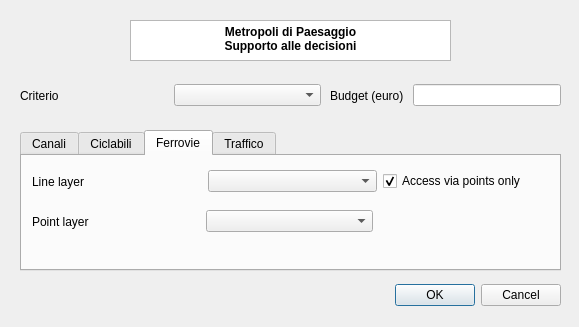
<?xml version="1.0" encoding="UTF-8"?>
<ui version="4.0">
 <class>UrbanOptiPluginDialogBase</class>
 <widget class="QDialog" name="UrbanOptiPluginDialogBase">
  <property name="geometry">
   <rect>
    <x>0</x>
    <y>0</y>
    <width>579</width>
    <height>327</height>
   </rect>
  </property>
  <property name="windowTitle">
   <string>Urban Optimizer</string>
  </property>
  <widget class="QDialogButtonBox" name="button_box">
   <property name="geometry">
    <rect>
     <x>380</x>
     <y>280</y>
     <width>181</width>
     <height>31</height>
    </rect>
   </property>
   <property name="orientation">
    <enum>Qt::Horizontal</enum>
   </property>
   <property name="standardButtons">
    <set>QDialogButtonBox::Cancel|QDialogButtonBox::Ok</set>
   </property>
  </widget>
  <widget class="QTextBrowser" name="title">
   <property name="geometry">
    <rect>
     <x>130</x>
     <y>20</y>
     <width>321</width>
     <height>41</height>
    </rect>
   </property>
   <property name="html">
    <string>&lt;!DOCTYPE HTML PUBLIC &quot;-//W3C//DTD HTML 4.0//EN&quot; &quot;http://www.w3.org/TR/REC-html40/strict.dtd&quot;&gt;
&lt;html&gt;&lt;head&gt;&lt;meta name=&quot;qrichtext&quot; content=&quot;1&quot; /&gt;&lt;style type=&quot;text/css&quot;&gt;
p, li { white-space: pre-wrap; }
&lt;/style&gt;&lt;/head&gt;&lt;body style=&quot; font-family:'Sans'; font-size:9pt; font-weight:400; font-style:normal;&quot;&gt;
&lt;p align=&quot;center&quot; style=&quot; margin-top:0px; margin-bottom:0px; margin-left:0px; margin-right:0px; -qt-block-indent:0; text-indent:0px;&quot;&gt;&lt;span style=&quot; font-family:'Sans Serif'; font-weight:600;&quot;&gt;Metropoli di Paesaggio&lt;/span&gt;&lt;/p&gt;
&lt;p align=&quot;center&quot; style=&quot; margin-top:0px; margin-bottom:0px; margin-left:0px; margin-right:0px; -qt-block-indent:0; text-indent:0px;&quot;&gt;&lt;span style=&quot; font-family:'Sans Serif'; font-weight:600;&quot;&gt;Supporto alle decisioni&lt;/span&gt;&lt;/p&gt;&lt;/body&gt;&lt;/html&gt;</string>
   </property>
  </widget>
  <widget class="QWidget" name="horizontalLayoutWidget_6">
   <property name="geometry">
    <rect>
     <x>20</x>
     <y>80</y>
     <width>301</width>
     <height>31</height>
    </rect>
   </property>
   <layout class="QHBoxLayout" name="criterioBox">
    <item>
     <widget class="QLabel" name="criterioText">
      <property name="text">
       <string>Criterio</string>
      </property>
     </widget>
    </item>
    <item>
     <widget class="QComboBox" name="criterio"/>
    </item>
   </layout>
  </widget>
  <widget class="QWidget" name="horizontalLayoutWidget_7">
   <property name="geometry">
    <rect>
     <x>330</x>
     <y>80</y>
     <width>231</width>
     <height>31</height>
    </rect>
   </property>
   <layout class="QHBoxLayout" name="budgetBox">
    <item>
     <widget class="QLabel" name="budgetText">
      <property name="enabled">
       <bool>true</bool>
      </property>
      <property name="text">
       <string>Budget (euro) </string>
      </property>
     </widget>
    </item>
    <item>
     <widget class="QLineEdit" name="budget">
      <property name="inputMethodHints">
       <set>Qt::ImhDigitsOnly</set>
      </property>
     </widget>
    </item>
   </layout>
  </widget>
  <widget class="QTabWidget" name="Layers">
   <property name="enabled">
    <bool>true</bool>
   </property>
   <property name="geometry">
    <rect>
     <x>20</x>
     <y>130</y>
     <width>541</width>
     <height>141</height>
    </rect>
   </property>
   <property name="currentIndex">
    <number>2</number>
   </property>
   <widget class="QWidget" name="Canali">
    <attribute name="title">
     <string>Canali</string>
    </attribute>
    <widget class="QWidget" name="horizontalLayoutWidget_8">
     <property name="geometry">
      <rect>
       <x>10</x>
       <y>10</y>
       <width>521</width>
       <height>31</height>
      </rect>
     </property>
     <layout class="QHBoxLayout" name="canalLine">
      <item>
       <widget class="QLabel" name="canalLineText">
        <property name="text">
         <string>Line layer</string>
        </property>
       </widget>
      </item>
      <item>
       <widget class="QComboBox" name="canalLineLayer"/>
      </item>
      <item>
       <widget class="QCheckBox" name="canalAccess">
        <property name="text">
         <string>Access via points only</string>
        </property>
        <property name="checked">
         <bool>true</bool>
        </property>
       </widget>
      </item>
     </layout>
    </widget>
    <widget class="QWidget" name="horizontalLayoutWidget_9">
     <property name="geometry">
      <rect>
       <x>10</x>
       <y>50</y>
       <width>341</width>
       <height>31</height>
      </rect>
     </property>
     <layout class="QHBoxLayout" name="canalPoint">
      <item>
       <widget class="QLabel" name="canalPointText">
        <property name="text">
         <string>Point layer</string>
        </property>
       </widget>
      </item>
      <item>
       <widget class="QComboBox" name="canalPointLayer"/>
      </item>
     </layout>
    </widget>
   </widget>
   <widget class="QWidget" name="Ciclabili">
    <attribute name="title">
     <string>Ciclabili</string>
    </attribute>
    <widget class="QWidget" name="horizontalLayoutWidget_10">
     <property name="geometry">
      <rect>
       <x>10</x>
       <y>50</y>
       <width>341</width>
       <height>31</height>
      </rect>
     </property>
     <layout class="QHBoxLayout" name="trailPoint">
      <item>
       <widget class="QLabel" name="trailPointText">
        <property name="text">
         <string>Point layer</string>
        </property>
       </widget>
      </item>
      <item>
       <widget class="QComboBox" name="trailPointLayer"/>
      </item>
     </layout>
    </widget>
    <widget class="QWidget" name="horizontalLayoutWidget_11">
     <property name="geometry">
      <rect>
       <x>10</x>
       <y>10</y>
       <width>521</width>
       <height>31</height>
      </rect>
     </property>
     <layout class="QHBoxLayout" name="trailLine">
      <item>
       <widget class="QLabel" name="trailLineText">
        <property name="text">
         <string>Line layer</string>
        </property>
       </widget>
      </item>
      <item>
       <widget class="QComboBox" name="trailLineLayer"/>
      </item>
      <item>
       <widget class="QCheckBox" name="trailAccess">
        <property name="text">
         <string>Access via points only</string>
        </property>
       </widget>
      </item>
     </layout>
    </widget>
   </widget>
   <widget class="QWidget" name="Ferrovie">
    <property name="enabled">
     <bool>true</bool>
    </property>
    <attribute name="title">
     <string>Ferrovie</string>
    </attribute>
    <widget class="QWidget" name="horizontalLayoutWidget_12">
     <property name="geometry">
      <rect>
       <x>10</x>
       <y>50</y>
       <width>341</width>
       <height>31</height>
      </rect>
     </property>
     <layout class="QHBoxLayout" name="railwayPoint">
      <item>
       <widget class="QLabel" name="railwayPointText">
        <property name="text">
         <string>Point layer</string>
        </property>
       </widget>
      </item>
      <item>
       <widget class="QComboBox" name="railwayPointLayer"/>
      </item>
     </layout>
    </widget>
    <widget class="QWidget" name="horizontalLayoutWidget_13">
     <property name="geometry">
      <rect>
       <x>10</x>
       <y>10</y>
       <width>521</width>
       <height>31</height>
      </rect>
     </property>
     <layout class="QHBoxLayout" name="railwayLine">
      <item>
       <widget class="QLabel" name="railwayLineText">
        <property name="text">
         <string>Line layer</string>
        </property>
       </widget>
      </item>
      <item>
       <widget class="QComboBox" name="railwayLineLayer"/>
      </item>
      <item>
       <widget class="QCheckBox" name="railwayAccess">
        <property name="text">
         <string>Access via points only</string>
        </property>
        <property name="checked">
         <bool>true</bool>
        </property>
       </widget>
      </item>
     </layout>
    </widget>
   </widget>
   <widget class="QWidget" name="Traffico">
    <attribute name="title">
     <string>Traffico</string>
    </attribute>
    <widget class="QWidget" name="horizontalLayoutWidget_15">
     <property name="geometry">
      <rect>
       <x>10</x>
       <y>10</y>
       <width>521</width>
       <height>31</height>
      </rect>
     </property>
     <layout class="QHBoxLayout" name="traffic">
      <item>
       <widget class="QLabel" name="trafficLayerText">
        <property name="text">
         <string>Traffic demand layer</string>
        </property>
       </widget>
      </item>
      <item>
       <widget class="QComboBox" name="trafficLayer"/>
      </item>
     </layout>
    </widget>
    <widget class="QRadioButton" name="demandTypeOD">
     <property name="geometry">
      <rect>
       <x>10</x>
       <y>80</y>
       <width>151</width>
       <height>21</height>
      </rect>
     </property>
     <property name="text">
      <string>Origin/Destination</string>
     </property>
     <property name="checked">
      <bool>true</bool>
     </property>
     <attribute name="buttonGroup">
      <string notr="true">trafficType</string>
     </attribute>
    </widget>
    <widget class="QRadioButton" name="demandTypeSource">
     <property name="geometry">
      <rect>
       <x>10</x>
       <y>50</y>
       <width>151</width>
       <height>21</height>
      </rect>
     </property>
     <property name="text">
      <string>Source Only</string>
     </property>
     <property name="checked">
      <bool>false</bool>
     </property>
     <attribute name="buttonGroup">
      <string notr="true">trafficType</string>
     </attribute>
    </widget>
   </widget>
  </widget>
 </widget>
 <resources/>
 <connections>
  <connection>
   <sender>button_box</sender>
   <signal>accepted()</signal>
   <receiver>UrbanOptiPluginDialogBase</receiver>
   <slot>accept()</slot>
   <hints>
    <hint type="sourcelabel">
     <x>20</x>
     <y>20</y>
    </hint>
    <hint type="destinationlabel">
     <x>20</x>
     <y>20</y>
    </hint>
   </hints>
  </connection>
  <connection>
   <sender>button_box</sender>
   <signal>rejected()</signal>
   <receiver>UrbanOptiPluginDialogBase</receiver>
   <slot>reject()</slot>
   <hints>
    <hint type="sourcelabel">
     <x>20</x>
     <y>20</y>
    </hint>
    <hint type="destinationlabel">
     <x>20</x>
     <y>20</y>
    </hint>
   </hints>
  </connection>
 </connections>
 <buttongroups>
  <buttongroup name="trafficType"/>
 </buttongroups>
</ui>
